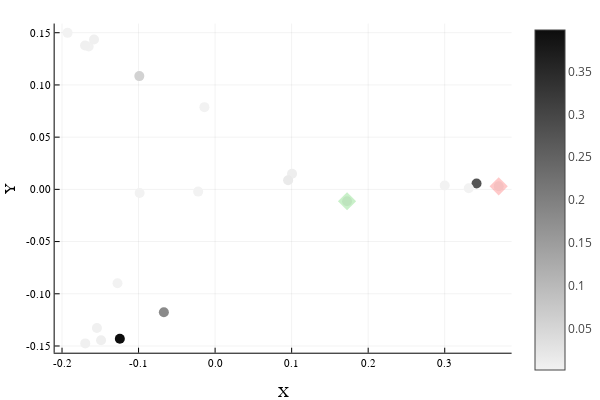

Notebook cell for this chart:
### Code cell
# 2D
plotlyjs()
plot()

scatter!(X,Y,zcolor=occp,m=cgrad(:grays,rev=true),markerstrokewidth=0,markersize=5,legend=false)

plot!([X[1]],[Y[1]], seriestype = :scatter, markersize=7,markerstrokewidth=0,
        color=color=palette(:lighttest)[4],markershape=:diamond,opacity=0.3) # Green for Si
plot!([X[end]],[Y[end]], seriestype = :scatter, markersize=7,markerstrokewidth=0,
        color=color=palette(:lighttest)[7],markershape=:diamond,opacity=0.3) # Red for Sf
plot!(xlabel="X", ylabel="Y")

### Figure 1 — Plotly figure (JSON) as saved in the notebook; plotly's stock layout.template omitted (floating-point values rounded to 4 significant figures)
{"data": [{"colorbar": {"title": ""}, "legendgroup": "y1", "marker": {"color": "rgba(238, 238, 238, 1.000)", "line": {"color": "rgba(0, 0, 0, 1.000)", "width": 0}, "size": 10, "symbol": "circle"}, "mode": "markers", "name": "y1", "showlegend": true, "type": "scatter", "x": [0.1724], "xaxis": "x", "y": [-0.01137], "yaxis": "y", "zmax": 0.3984, "zmin": 0.001972}, {"colorbar": {"title": ""}, "legendgroup": "y1", "marker": {"color": "rgba(241, 241, 241, 1.000)", "line": {"color": "rgba(0, 0, 0, 1.000)", "width": 0}, "size": 10, "symbol": "circle"}, "mode": "markers", "name": "y1", "showlegend": false, "type": "scatter", "x": [-0.1652], "xaxis": "x", "y": [0.1368], "yaxis": "y", "zmax": 0.3984, "zmin": 0.001972}, {"colorbar": {"title": ""}, "legendgroup": "y1", "marker": {"color": "rgba(242, 242, 242, 1.000)", "line": {"color": "rgba(0, 0, 0, 1.000)", "width": 0}, "size": 10, "symbol": "circle"}, "mode": "markers", "name": "y1", "showlegend": false, "type": "scatter", "x": [-0.09862], "xaxis": "x", "y": [-0.003437], "yaxis": "y", "zmax": 0.3984, "zmin": 0.001972}, {"colorbar": {"title": ""}, "legendgroup": "y1", "marker": {"color": "rgba(242, 242, 242, 1.000)", "line": {"color": "rgba(0, 0, 0, 1.000)", "width": 0}, "size": 10, "symbol": "circle"}, "mode": "markers", "name": "y1", "showlegend": false, "type": "scatter", "x": [-0.1275], "xaxis": "x", "y": [-0.08983], "yaxis": "y", "zmax": 0.3984, "zmin": 0.001972}, {"colorbar": {"title": ""}, "legendgroup": "y1", "marker": {"color": "rgba(238, 238, 238, 1.000)", "line": {"color": "rgba(0, 0, 0, 1.000)", "width": 0}, "size": 10, "symbol": "circle"}, "mode": "markers", "name": "y1", "showlegend": false, "type": "scatter", "x": [0.1005], "xaxis": "x", "y": [0.01499], "yaxis": "y", "zmax": 0.3984, "zmin": 0.001972}, {"colorbar": {"title": ""}, "legendgroup": "y1", "marker": {"color": "rgba(234, 234, 234, 1.000)", "line": {"color": "rgba(0, 0, 0, 1.000)", "width": 0}, "size": 10, "symbol": "circle"}, "mode": "markers", "name": "y1", "showlegend": false, "type": "scatter", "x": [0.09538], "xaxis": "x", "y": [0.008717], "yaxis": "y", "zmax": 0.3984, "zmin": 0.001972}, {"colorbar": {"title": ""}, "legendgroup": "y1", "marker": {"color": "rgba(84, 84, 84, 1.000)", "line": {"color": "rgba(0, 0, 0, 1.000)", "width": 0}, "size": 10, "symbol": "circle"}, "mode": "markers", "name": "y1", "showlegend": false, "type": "scatter", "x": [0.3416], "xaxis": "x", "y": [0.005592], "yaxis": "y", "zmax": 0.3984, "zmin": 0.001972}, {"colorbar": {"title": ""}, "legendgroup": "y1", "marker": {"color": "rgba(210, 210, 210, 1.000)", "line": {"color": "rgba(0, 0, 0, 1.000)", "width": 0}, "size": 10, "symbol": "circle"}, "mode": "markers", "name": "y1", "showlegend": false, "type": "scatter", "x": [-0.099], "xaxis": "x", "y": [0.1085], "yaxis": "y", "zmax": 0.3984, "zmin": 0.001972}, {"colorbar": {"title": ""}, "legendgroup": "y1", "marker": {"color": "rgba(240, 240, 240, 1.000)", "line": {"color": "rgba(0, 0, 0, 1.000)", "width": 0}, "size": 10, "symbol": "circle"}, "mode": "markers", "name": "y1", "showlegend": false, "type": "scatter", "x": [-0.1582], "xaxis": "x", "y": [0.1436], "yaxis": "y", "zmax": 0.3984, "zmin": 0.001972}, {"colorbar": {"title": ""}, "legendgroup": "y1", "marker": {"color": "rgba(13, 13, 13, 1.000)", "line": {"color": "rgba(0, 0, 0, 1.000)", "width": 0}, "size": 10, "symbol": "circle"}, "mode": "markers", "name": "y1", "showlegend": false, "type": "scatter", "x": [-0.1245], "xaxis": "x", "y": [-0.1431], "yaxis": "y", "zmax": 0.3984, "zmin": 0.001972}, {"colorbar": {"title": ""}, "legendgroup": "y1", "marker": {"color": "rgba(138, 138, 138, 1.000)", "line": {"color": "rgba(0, 0, 0, 1.000)", "width": 0}, "size": 10, "symbol": "circle"}, "mode": "markers", "name": "y1", "showlegend": false, "type": "scatter", "x": [-0.06693], "xaxis": "x", "y": [-0.1177], "yaxis": "y", "zmax": 0.3984, "zmin": 0.001972}, {"colorbar": {"title": ""}, "legendgroup": "y1", "marker": {"color": "rgba(239, 239, 239, 1.000)", "line": {"color": "rgba(0, 0, 0, 1.000)", "width": 0}, "size": 10, "symbol": "circle"}, "mode": "markers", "name": "y1", "showlegend": false, "type": "scatter", "x": [-0.149], "xaxis": "x", "y": [-0.1445], "yaxis": "y", "zmax": 0.3984, "zmin": 0.001972}, {"colorbar": {"title": ""}, "legendgroup": "y1", "marker": {"color": "rgba(240, 240, 240, 1.000)", "line": {"color": "rgba(0, 0, 0, 1.000)", "width": 0}, "size": 10, "symbol": "circle"}, "mode": "markers", "name": "y1", "showlegend": false, "type": "scatter", "x": [-0.1697], "xaxis": "x", "y": [-0.1475], "yaxis": "y", "zmax": 0.3984, "zmin": 0.001972}, {"colorbar": {"title": ""}, "legendgroup": "y1", "marker": {"color": "rgba(240, 240, 240, 1.000)", "line": {"color": "rgba(0, 0, 0, 1.000)", "width": 0}, "size": 10, "symbol": "circle"}, "mode": "markers", "name": "y1", "showlegend": false, "type": "scatter", "x": [-0.1699], "xaxis": "x", "y": [0.1378], "yaxis": "y", "zmax": 0.3984, "zmin": 0.001972}, {"colorbar": {"title": ""}, "legendgroup": "y1", "marker": {"color": "rgba(240, 240, 240, 1.000)", "line": {"color": "rgba(0, 0, 0, 1.000)", "width": 0}, "size": 10, "symbol": "circle"}, "mode": "markers", "name": "y1", "showlegend": false, "type": "scatter", "x": [-0.1544], "xaxis": "x", "y": [-0.1328], "yaxis": "y", "zmax": 0.3984, "zmin": 0.001972}, {"colorbar": {"title": ""}, "legendgroup": "y1", "marker": {"color": "rgba(242, 242, 242, 1.000)", "line": {"color": "rgba(0, 0, 0, 1.000)", "width": 0}, "size": 10, "symbol": "circle"}, "mode": "markers", "name": "y1", "showlegend": false, "type": "scatter", "x": [-0.01397], "xaxis": "x", "y": [0.07875], "yaxis": "y", "zmax": 0.3984, "zmin": 0.001972}, {"colorbar": {"title": ""}, "legendgroup": "y1", "marker": {"color": "rgba(242, 242, 242, 1.000)", "line": {"color": "rgba(0, 0, 0, 1.000)", "width": 0}, "size": 10, "symbol": "circle"}, "mode": "markers", "name": "y1", "showlegend": false, "type": "scatter", "x": [-0.1927], "xaxis": "x", "y": [0.1499], "yaxis": "y", "zmax": 0.3984, "zmin": 0.001972}, {"colorbar": {"title": ""}, "legendgroup": "y1", "marker": {"color": "rgba(242, 242, 242, 1.000)", "line": {"color": "rgba(0, 0, 0, 1.000)", "width": 0}, "size": 10, "symbol": "circle"}, "mode": "markers", "name": "y1", "showlegend": false, "type": "scatter", "x": [-0.02215], "xaxis": "x", "y": [-0.002156], "yaxis": "y", "zmax": 0.3984, "zmin": 0.001972}, {"colorbar": {"title": ""}, "legendgroup": "y1", "marker": {"color": "rgba(242, 242, 242, 1.000)", "line": {"color": "rgba(0, 0, 0, 1.000)", "width": 0}, "size": 10, "symbol": "circle"}, "mode": "markers", "name": "y1", "showlegend": false, "type": "scatter", "x": [0.3], "xaxis": "x", "y": [0.003785], "yaxis": "y", "zmax": 0.3984, "zmin": 0.001972}, {"colorbar": {"title": ""}, "legendgroup": "y1", "marker": {"color": "rgba(242, 242, 242, 1.000)", "line": {"color": "rgba(0, 0, 0, 1.000)", "width": 0}, "size": 10, "symbol": "circle"}, "mode": "markers", "name": "y1", "showlegend": false, "type": "scatter", "x": [0.3314], "xaxis": "x", "y": [0.001045], "yaxis": "y", "zmax": 0.3984, "zmin": 0.001972}, {"colorbar": {"title": ""}, "legendgroup": "y1", "marker": {"color": "rgba(242, 242, 242, 1.000)", "line": {"color": "rgba(0, 0, 0, 1.000)", "width": 0}, "size": 10, "symbol": "circle"}, "mode": "markers", "name": "y1", "showlegend": false, "type": "scatter", "x": [0.3705], "xaxis": "x", "y": [0.002941], "yaxis": "y", "zmax": 0.3984, "zmin": 0.001972}, {"colorbar": {"title": ""}, "hoverinfo": "none", "marker": {"cmax": 0.3984, "cmin": 0.001972, "color": [0.5], "colorscale": [[0, "rgba(242, 242, 242, 1.000)"], [1, "rgba(13, 13, 13, 1.000)"]], "opacity": 1e-10, "showscale": true, "size": 1e-10}, "mode": "markers", "name": "y1", "showlegend": false, "type": "scatter", "x": [0.1724], "xaxis": "x", "y": [-0.01137], "yaxis": "y", "zmax": 0.3984, "zmin": 0.001972}, {"colorbar": {"title": ""}, "legendgroup": "y2", "marker": {"color": "rgba(76, 204, 76, 0.300)", "line": {"color": "rgba(0, 0, 0, 0.300)", "width": 0}, "size": 14, "symbol": "diamond"}, "mode": "markers", "name": "y2", "showlegend": true, "type": "scatter", "x": [0.1724], "xaxis": "x", "y": [-0.01137], "yaxis": "y", "zmax": 0.3984, "zmin": 0.001972}, {"colorbar": {"title": ""}, "legendgroup": "y3", "marker": {"color": "rgba(255, 76, 76, 0.300)", "line": {"color": "rgba(0, 0, 0, 0.300)", "width": 0}, "size": 14, "symbol": "diamond"}, "mode": "markers", "name": "y3", "showlegend": true, "type": "scatter", "x": [0.3705], "xaxis": "x", "y": [0.002941], "yaxis": "y", "zmax": 0.3984, "zmin": 0.001972}], "layout": {"annotations": [], "height": 400, "margin": {"b": 20, "l": 0, "r": 0, "t": 20}, "paper_bgcolor": "rgba(255, 255, 255, 1.000)", "plot_bgcolor": "rgba(255, 255, 255, 1.000)", "showlegend": false, "width": 600, "xaxis": {"anchor": "y", "domain": [0.1061, 0.9934], "gridcolor": "rgba(0, 0, 0, 0.100)", "gridwidth": 0.5, "linecolor": "rgba(0, 0, 0, 1.000)", "mirror": false, "range": [-0.2096, 0.3874], "showgrid": true, "showline": true, "showticklabels": true, "tickangle": 0, "tickcolor": "rgb(0, 0, 0)", "tickfont": {"color": "rgba(0, 0, 0, 1.000)", "family": "sans-serif", "size": 11}, "tickmode": "array", "ticks": "inside", "ticktext": ["-0.2", "-0.1", "0.0", "0.1", "0.2", "0.3"], "tickvals": [-0.2, -0.1, 0, 0.1, 0.2, 0.3], "title": "X", "titlefont": {"color": "rgba(0, 0, 0, 1.000)", "family": "sans-serif", "size": 15}, "type": "-", "visible": true, "zeroline": false, "zerolinecolor": "rgba(0, 0, 0, 1.000)"}, "yaxis": {"anchor": "x", "domain": [0.07581, 0.9902], "gridcolor": "rgba(0, 0, 0, 0.100)", "gridwidth": 0.5, "linecolor": "rgba(0, 0, 0, 1.000)", "mirror": false, "range": [-0.1564, 0.1588], "showgrid": true, "showline": true, "showticklabels": true, "tickangle": 0, "tickcolor": "rgb(0, 0, 0)", "tickfont": {"color": "rgba(0, 0, 0, 1.000)", "family": "sans-serif", "size": 11}, "tickmode": "array", "ticks": "inside", "ticktext": ["-0.15", "-0.10", "-0.05", "0.00", "0.05", "0.10", "0.15"], "tickvals": [-0.15, -0.1, -0.05, 0, 0.05, 0.1, 0.15], "title": "Y", "titlefont": {"color": "rgba(0, 0, 0, 1.000)", "family": "sans-serif", "size": 15}, "type": "-", "visible": true, "zeroline": false, "zerolinecolor": "rgba(0, 0, 0, 1.000)"}}}
